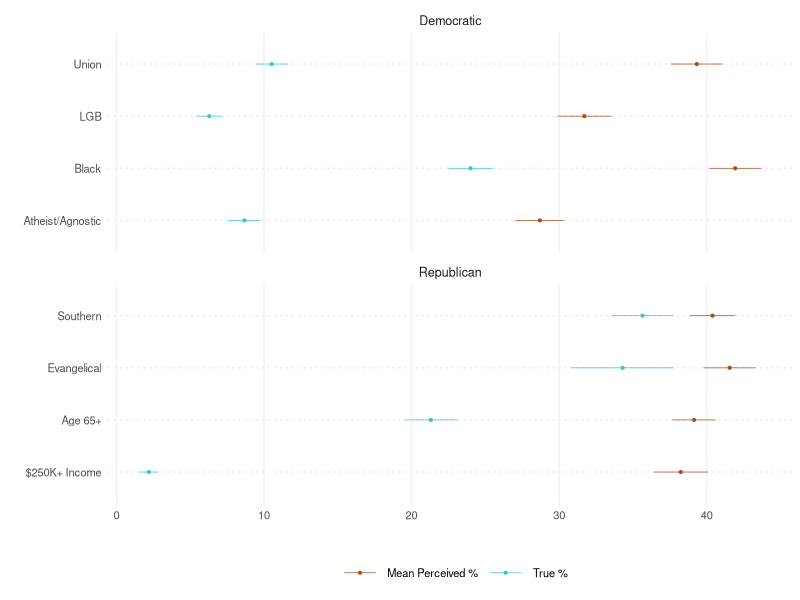

Recreate this plot in R.
"

Figure 1: Perception of Partisan Composition

@authors:
Douglas J. Ahler
doug.ahler@gmail.com

Gaurav Sood
gsood07@gmail.com

"

# Set the working directory to directory containing the data  
# setwd("data/")
	
# Load libs
library(haven)
library(car)
library(ggplot2)
library(grid)

# Load data
# fig_1_data.dta is generated on line 155 of pcomp_replication_main.do
dem <- read_dta("fig_1_data.dta")
dem <- as.data.frame(dem)
names(dem) <- tolower(names(dem))

#Group labels
dem$groupl <- recode(dem$group, "'LGB' = 'Gay, Lesbian, Or Bisexual'; '$250K+ Income' = 'Earn Over $250k'; 'Age 65+' = 'Over 65'; 'Union' = 'Union Members'; 'Atheist/Agnostic' = 'Atheist Or Agnostic'")

# Get data in long form	
deml	  <- reshape(dem, varying = list(c("true_mean", "perc_mean"), c("true_se", "perc_se")), direction = "long")
deml$time <- c(rep("True %", 8), rep("Mean Perceived %", 8))
	
# Plot 
# ~~~~~~~~~
ggplot(data = deml, aes(y = group, x = true_mean, xmin = true_mean + 1.96*true_se, xmax = true_mean - 1.96*true_se, colour = time)) + 
geom_point(size = .75) + 
geom_errorbarh(height = 0, size = .25) +
scale_colour_manual("", values = c("#A84E1C", "#42C4C7")) +
labs(x = "", y = "") + 
theme_minimal() +
theme(panel.grid.major.y = element_line(colour = "#e3e3e3", linetype = "dotted"),
	  panel.grid.minor.x = element_blank(),
	  panel.grid.major.x = element_line(colour = "#f1f1f1", linetype = "solid"),
	  panel.border       = element_blank(),
	  legend.position  = "bottom",
	  legend.key       = element_blank(),
	  legend.key.width = unit(1,"cm"),
 	  title        = element_text(size = 8),
	  axis.title   = element_text(size = 8),
	  axis.text    = element_text(size = 8),
	  axis.ticks.y = element_blank(),
	  axis.ticks.x = element_line(colour = '#f1f1f1'),
	  strip.text.x =  element_text(size = 9),
	  legend.text=element_text(size = 8))  +  
facet_wrap(~ party, ncol = 1, drop = TRUE, scales = "free_y") +
theme(strip.background = element_rect(fill = 'white', color='white'))
